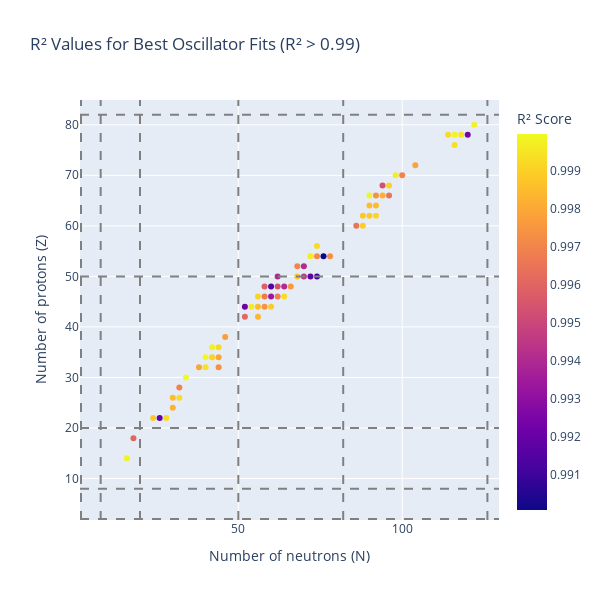

Write notebook code for a chart like this one.
### Code cell
fig = px.scatter(get_best_r2(oscillators, 0.99).reset_index(), 
          x='n',
          y='z', 
          color='r2',
          title='R² Values for Best Oscillator Fits (R² > 0.99)',
          labels={'z': 'Number of protons (Z)', 'n': 'Number of neutrons (N)', 'r2': 'R² Score'},
        #   color_continuous_scale=[(0,'#0d0887'), (0.8,'#cc4778'), (1,'#f0f921')],
          color_continuous_scale='plasma',
          height=600,
          width=600)

magic_numbers_n = [2, 8, 20, 50, 82, 126]
magic_numbers_z = [2, 8, 20, 50, 82]

for i, m in enumerate(magic_numbers_n):
    fig.add_vline(x=m, line_dash="dash", line_color="gray", name="Magic numbers" if i==0 else None)

for i, m in enumerate(magic_numbers_z):
    fig.add_hline(y=m, line_dash="dash", line_color="gray")

fig.show()

### Figure 1 — Plotly figure (JSON) as saved in the notebook; plotly's stock layout.template omitted (floating-point values rounded to 4 significant figures)
{"data": [{"hovertemplate": "Number of neutrons (N)=%{x}<br>Number of protons (Z)=%{y}<br>R² Score=%{marker.color}<extra></extra>", "legendgroup": "", "marker": {"color": [0.9998, 0.996, 0.9988, 0.9918, 0.9993, 0.9982, 0.9985, 0.9993, 0.9969, 1.0, 0.998, 0.9994, 0.9973, 0.9999, 0.9991, 0.9979, 0.9998, 0.9992, 0.9977, 0.9961, 0.9984, 0.9921, 0.9996, 0.9985, 0.9974, 0.9989, 0.9991, 0.9967, 0.9934, 0.9969, 0.9993, 0.9958, 0.9916, 0.9954, 0.9941, 0.9976, 0.994, 0.9987, 0.9945, 0.9918, 0.991, 0.997, 0.9941, 0.9996, 0.9971, 0.9901, 0.9974, 0.9993, 0.9965, 0.999, 0.9988, 0.9989, 0.9991, 0.9986, 0.9985, 0.9999, 0.9974, 0.9982, 0.9965, 0.9953, 0.999, 0.9997, 0.997, 0.9979, 0.9994, 0.9993, 0.9998, 0.9995, 0.9924, 0.9998], "coloraxis": "coloraxis", "symbol": "circle"}, "mode": "markers", "name": "", "orientation": "v", "showlegend": false, "type": "scatter", "x": [16, 18, 24, 26, 28, 30, 30, 32, 32, 34, 38, 40, 44, 40, 42, 44, 42, 44, 46, 52, 56, 52, 54, 56, 58, 60, 56, 58, 60, 62, 64, 58, 60, 62, 64, 66, 62, 68, 70, 72, 74, 68, 70, 72, 74, 76, 78, 74, 86, 88, 88, 90, 92, 90, 92, 90, 92, 94, 96, 94, 96, 98, 100, 104, 116, 114, 116, 118, 120, 122], "xaxis": "x", "y": [14, 18, 22, 22, 22, 24, 26, 26, 28, 30, 32, 32, 32, 34, 34, 34, 36, 36, 38, 42, 42, 44, 44, 44, 44, 44, 46, 46, 46, 46, 46, 48, 48, 48, 48, 48, 50, 50, 50, 50, 50, 52, 52, 54, 54, 54, 54, 56, 60, 60, 62, 62, 62, 64, 64, 66, 66, 66, 66, 68, 68, 70, 70, 72, 76, 78, 78, 78, 78, 80], "yaxis": "y"}], "layout": {"coloraxis": {"colorbar": {"title": {"text": "R² Score"}}, "colorscale": [[0, "#0d0887"], [0.1111, "#46039f"], [0.2222, "#7201a8"], [0.3333, "#9c179e"], [0.4444, "#bd3786"], [0.5556, "#d8576b"], [0.6667, "#ed7953"], [0.7778, "#fb9f3a"], [0.8889, "#fdca26"], [1, "#f0f921"]]}, "height": 600, "legend": {"tracegroupgap": 0}, "shapes": [{"line": {"color": "gray", "dash": "dash"}, "name": "Magic numbers", "type": "line", "x0": 2, "x1": 2, "xref": "x", "y0": 0, "y1": 1, "yref": "y domain"}, {"line": {"color": "gray", "dash": "dash"}, "type": "line", "x0": 8, "x1": 8, "xref": "x", "y0": 0, "y1": 1, "yref": "y domain"}, {"line": {"color": "gray", "dash": "dash"}, "type": "line", "x0": 20, "x1": 20, "xref": "x", "y0": 0, "y1": 1, "yref": "y domain"}, {"line": {"color": "gray", "dash": "dash"}, "type": "line", "x0": 50, "x1": 50, "xref": "x", "y0": 0, "y1": 1, "yref": "y domain"}, {"line": {"color": "gray", "dash": "dash"}, "type": "line", "x0": 82, "x1": 82, "xref": "x", "y0": 0, "y1": 1, "yref": "y domain"}, {"line": {"color": "gray", "dash": "dash"}, "type": "line", "x0": 126, "x1": 126, "xref": "x", "y0": 0, "y1": 1, "yref": "y domain"}, {"line": {"color": "gray", "dash": "dash"}, "type": "line", "x0": 0, "x1": 1, "xref": "x domain", "y0": 2, "y1": 2, "yref": "y"}, {"line": {"color": "gray", "dash": "dash"}, "type": "line", "x0": 0, "x1": 1, "xref": "x domain", "y0": 8, "y1": 8, "yref": "y"}, {"line": {"color": "gray", "dash": "dash"}, "type": "line", "x0": 0, "x1": 1, "xref": "x domain", "y0": 20, "y1": 20, "yref": "y"}, {"line": {"color": "gray", "dash": "dash"}, "type": "line", "x0": 0, "x1": 1, "xref": "x domain", "y0": 50, "y1": 50, "yref": "y"}, {"line": {"color": "gray", "dash": "dash"}, "type": "line", "x0": 0, "x1": 1, "xref": "x domain", "y0": 82, "y1": 82, "yref": "y"}], "title": {"text": "R² Values for Best Oscillator Fits (R² > 0.99)"}, "width": 600, "xaxis": {"anchor": "y", "domain": [0, 1], "title": {"text": "Number of neutrons (N)"}}, "yaxis": {"anchor": "x", "domain": [0, 1], "title": {"text": "Number of protons (Z)"}}}}
